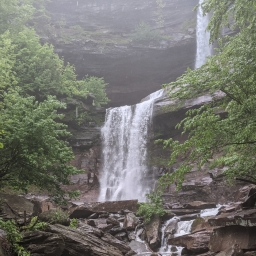
#> input picture ESE 358 Project 3/Part 2/waterfall256.jpg, 256 x 256 px
$ python Project3Part2.py
#> lines starting #> are read from the running program, lines starting #| are printed output that depends on the picture
#Part 2 Project 3 Image filtering and convolution
import cv2
import numpy
import numpy as np
from skimage import io
import matplotlib.pyplot as plt

def RGB_to_gray(img):
    grayImage = cv2.cvtColor(img, cv2.COLOR_BGR2GRAY)
    return grayImage

readImagePart2 = io.imread('waterfall256.jpg')  # to read the image for part 2
#> readImagePart2 is the input picture: shape (256, 256, 3); mean R, G, B 115.8, 116.2, 109.5
grayImagePart2 = RGB_to_gray(readImagePart2)
#> in RGB_to_gray, `grayImage = cv2.cvtColor(img, cv2.COLOR_BGR2GRAY)`:
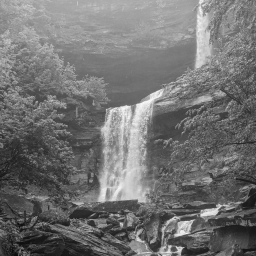
#> grayImage: shape (256, 256); min 12, max 247, mean 114.2

intMatrixFilter1 = numpy.zeros((5, 5))
intMatrixFilter2 = numpy.zeros((5, 5))

#To read from the file and turn into a multidimensional array from filter 1 and turn from string into regular numbers so it doesn't
#interpret bidimensional array as a string (Think this is a gaussian filter)
#0, 0 -1, 0 ...
with open("filter1.txt") as textFile:

#> (reads ESE 358 Project 3/Part 2/filter1.txt from the repository)
    filter1 = [line.split() for line in textFile]
    res = [int(i) for i in filter1[0]]
    res1 = [int(i) for i in filter1[1]]
    res2 = [int(i) for i in filter1[2]]
    res3 = [int(i) for i in filter1[3]]
    res4 = [int(i) for i in filter1[4]]

    intMatrixFilter1[0] = res
    intMatrixFilter1[1] = res1
    intMatrixFilter1[2] = res2
    intMatrixFilter1[3] = res3
    intMatrixFilter1[4] = res4

#To read from the file and turn into a multidimensional array from filter 2 and turn from string into regular numbers so it doesn't
#interpret bidimensional array as a string (Think this is a mean filter)
#0.4, 0.4, ...
with open("filter2.txt") as textFile:
#> (reads ESE 358 Project 3/Part 2/filter2.txt from the repository)
    filter2 = [line.split() for line in textFile]
    res5 = [float(i) for i in filter2[0]]
    res6 = [float(i) for i in filter2[1]]
    res7 = [float(i) for i in filter2[2]]
    res8 = [float(i) for i in filter2[3]]
    res9 = [float(i) for i in filter2[4]]

    intMatrixFilter2[0] = res5
    intMatrixFilter2[1] = res6
    intMatrixFilter2[2] = res7
    intMatrixFilter2[3] = res8
    intMatrixFilter2[4] = res9


N = readImagePart2.shape[0]   #size of the input image which would be applied for the output image
#> N = 256
outputImagePart2Filter1 = np.zeros((N, N))     #For the output image to have the size of 256 x 256 as input image which applies filter 1
outputImagePart2Filter2 = np.zeros((N, N))     #For the output image to have the size of 256 x 256 as input image which applies filter 2
rPart2Filter1 = np.zeros((N, N))   #Denoted as r(i,j) for filter 1
rPart2Filter2 = np.zeros((N, N))   #Denoted as r(i,j) for filter 2

#i, j is at range between 3 and N - 2
for i in range (3, N - 2):
    for j in range (3, N - 2):
        #k, l is for range between 1 and 5 with summation
        for k in range(1, 5):
            for l in range(1, 5):
                #Output image in the interior pixels with different filters applied
                outputImagePart2Filter1[i, j] += (intMatrixFilter1[k][l] * grayImagePart2[(i - (k - 3)), (j - (l - 3))])
                outputImagePart2Filter2[i, j] += (intMatrixFilter2[k][l] * grayImagePart2[(i - (k - 3)), (j - (l - 3))])
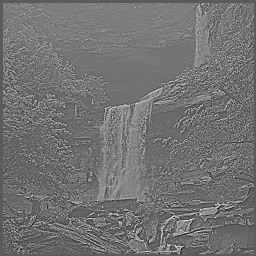
#> outputImagePart2Filter1: shape (256, 256) float64; min -874, max 1554, mean 218.4; drawn with min black and max white
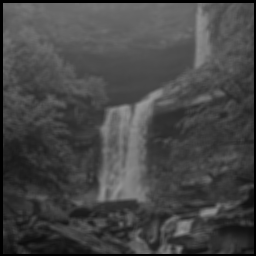
#> outputImagePart2Filter2: shape (256, 256) float64; min 0, max 152.8, mean 70.3


#Compute the output image as r(i,j) = (h(i,j)-hmin*255/(hmax-hmin)
for i in range(3, N - 2):
    for j in range(3, N - 2):
        hmin = grayImagePart2.min()
        hmax = grayImagePart2.max()
        rPart2Filter1[i, j] = ((outputImagePart2Filter1[i, j] - hmin)*255)/(hmax-hmin)
        rPart2Filter2[i, j] = ((outputImagePart2Filter2[i, j] - hmin)*255)/(hmax - hmin)

#To display all the image outputs for part 2
plt.title('Part 2: Input Image')
plt.imshow(grayImagePart2, cmap=plt.cm.gray)
plt.show()

plt.title('Part 2 Output image with filter 1 applied')
plt.imshow(rPart2Filter1, cmap=plt.cm.gray)
cv2.imwrite('part2fFilter1Output.jpg', rPart2Filter1)
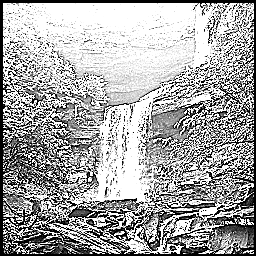
#> saved as part2fFilter1Output.jpg: shape (256, 256); min 0, max 255, mean 166.2
plt.show()

plt.title('Part 2 Output image with filter 2 applied')
plt.imshow(rPart2Filter2, cmap=plt.cm.gray)
cv2.imwrite('part2Filter2Output.jpg', rPart2Filter2)
plt.show()
